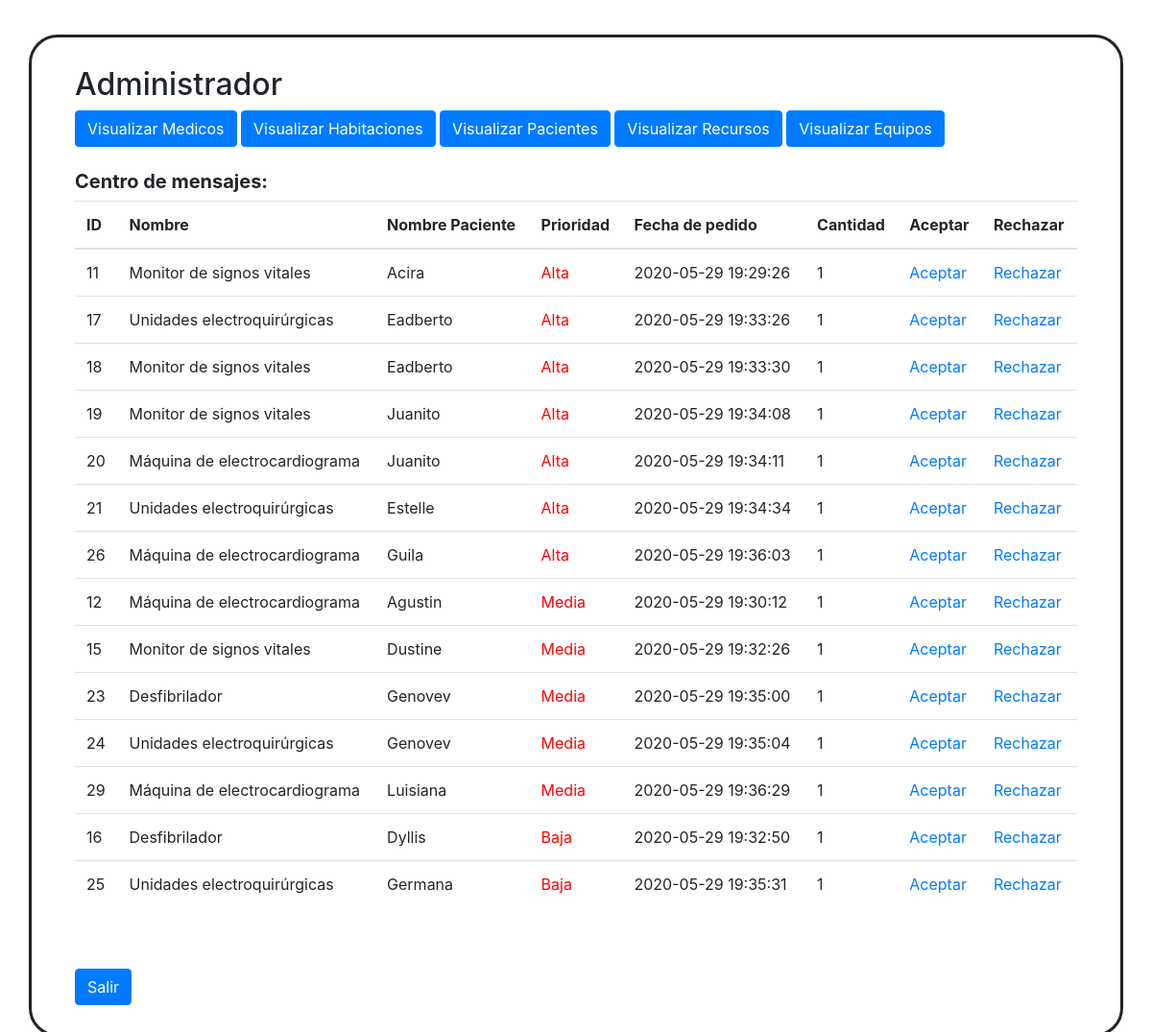
Screenshot of /Proyecto/admin.php (signed in) with the database file from the repository.
### tables this page shows
CREATE TABLE `mensajes_admin` (
  `ID` int(11) NOT NULL,
  `EquipoID` int(11) NOT NULL,
  `PacienteID` int(11) NOT NULL,
  `FechaPedido` datetime DEFAULT NULL,
  `Cantidad` int(11) NOT NULL
);

CREATE TABLE `equipos` (
  `ID` int(11) NOT NULL,
  `Nombre` char(30) NOT NULL,
  `Cantidad` int(11) NOT NULL
);

CREATE TABLE `pacientes` (
  `PID` int(11) NOT NULL,
  `Identificacion` int(11) NOT NULL,
  `Nombre` char(30) NOT NULL,
  `Diagnostico` char(255) NOT NULL,
  `Prioridad` char(5) NOT NULL,
  `FechaIngreso` date NOT NULL,
  `DuracionDias` int(11) NOT NULL,
  `CamaID` int(11) NOT NULL,
  `MedicoID` int(11) NOT NULL
);

### htdocs/Proyecto/utils.php (called while the page is built, shortened)
<?php
    include_once 'model.php';
    function consultarPacienteByID($id)
    {
        $con = mysqli_connect(HOST_DB,USUARIO_DB,USUARIO_PASS,NOMBRE_DB);
        $sql = "SELECT * FROM Pacientes Where PID='$id'";
        $resultado = mysqli_query($con, $sql);
        $paciente = mysqli_fetch_array($resultado);
        if($paciente!=null)
        {
            $paciente = new Paciente($paciente['PID'],$paciente['Identificacion'],$paciente['Nombre'],$paciente['Diagnostico'], $paciente['Prioridad'],$paciente['FechaIngreso'],$paciente['DuracionDias'],$paciente['CamaID'],$paciente['MedicoID']);
        }
        else
        {
            $paciente = null;
        }
        return $paciente;
    }
     function consultarEquipoByID($id)
     {
        $con = mysqli_connect(HOST_DB,USUARIO_DB,USUARIO_PASS,NOMBRE_DB);
        $sql = "SELECT * FROM Equipos WHERE ID='$id'";
        $resultado = mysqli_query($con, $sql);
        $equipo = mysqli_fetch_array($resultado);
        if($equipo!=null)
        {
            $equipo = new Equipos($equipo['ID'],$equipo['Nombre'],$equipo['Cantidad']);
        }
        else
        {
            $equipo = null;
        }
        return $equipo;
     }
    function obtenerMensajes()
    {
        $con = mysqli_connect(HOST_DB,USUARIO_DB,USUARIO_PASS,NOMBRE_DB);
            $sql = "SELECT Mensajes_admin.ID,EquipoID,PacienteID,FechaPedido,Mensajes_admin.Cantidad,Nombre
            FROM Mensajes_admin
            INNER JOIN equipos ON
            Mensajes_admin.EquipoID=equipos.ID ORDER BY FechaPedido ASC";
        $resultado = mysqli_query($con, $sql);
        $mensajes=array();
        $i = 0;
        while($fila = mysqli_fetch_array($resultado))
        {
            $mensaje = new EquipoAsignado($fila['ID'],$fila['EquipoID'], $fila['PacienteID'], $fila['FechaPedido'],$fila['Cantidad'], $fila['Nombre']);
            $mensajes[$i] = $mensaje;
            $i += 1;
        }
        return $mensajes;
    }
    function ordenarPorPrioridad($mensajes)
    {
        $alta = array();
        $i = 0;
        $media = array();
        $j = 0;
        $baja = array();
        $k = 0;
        foreach($mensajes as $m)
        {
            $paciente= consultarPacienteByID($m->pacienteID);
            if($paciente->prioridad == "Alta")
            {
                $alta[$i] = $m;
                $i += 1;
            }
            else if($paciente->prioridad == "Media")
            {
                $media[$j] = $m;
                $j += 1;
            }
            else if($paciente->prioridad == "Baja")
            {
                $baja[$k] = $m;
                $k += 1;
            }
        }
        $arreglo = array_merge($alta, $media, $baja);
        return $arreglo;
    }
?>

### htdocs/Proyecto/model.php (called while the page is built, shortened)
<?php
    class Paciente
    {
        function __construct($pid,$identificacion,$nombre,$diagnostico,$prioridad,$fechaIngreso,$duracionDias,$camaID,$medicoID)
        {
            $this->nombre = $nombre;
            $this->prioridad = $prioridad;
        }
    }
    class Equipos
    {
        function __construct($id,$nombre,$cantidad)
        {
            $this->cantidad = $cantidad;
        }
    }
    class EquipoAsignado
    {
        function __construct($id,$equipoID, $pacienteID, $fechaPedido,$cantidad,$nombre)
        {
            $this->id = $id;
            $this->fechaPedido = $fechaPedido;
            $this->cantidad = $cantidad;
            $this->nombre = $nombre;
        }
    }
?>

### htdocs/Proyecto/admin.php (the view, shortened to what this page needs)
<?php
    include_once 'utils.php';
    $cadena = "";
    $mensajes = obtenerMensajes();
    $mensajes = ordenarPorPrioridad($mensajes);
?>
<!DOCTYPE html>
<html>
    <head>
        <link rel="stylesheet" href="https://stackpath.bootstrapcdn.com/bootstrap/4.5.0/css/bootstrap.min.css">
    </head>
    <body>
        <div class="container" style="border-radius: 30px;border: solid;padding: 30px;margin-top: 3%;">
            <div class="container">
                <h2>Administrador</h2>
            </div>
            <div class="container">
                <a href="listarMedicos.php"><button type="button" class= "btn btn-primary">Visualizar Medicos</button></a>
                <a href="listarHabitaciones.php"><button type="button" class= "btn btn-primary">Visualizar Habitaciones</button></a>
                <a href="listarPacientes.php"><button type="button" class= "btn btn-primary">Visualizar Pacientes</button></a>
                <a href="listarRecursos.php"><button type="button" class= "btn btn-primary">Visualizar Recursos</button></a>
                <a href="listarEquipos.php"><button type="button" class= "btn btn-primary">Visualizar Equipos</button></a>
                <br>
                <br>
                <h5><strong>Centro de mensajes: </strong></h5>
                <?php
                    if(count($mensajes)==0)
                    {
                        $cadena .= "</tbody></table><div style='text-align: center;'><strong>Buzón Vacío</strong></div>";
                    }
                    else
                    {
                        $cadena.= "<table class='table'>
                                    <thead>
                                        <tr>
                                            <th scope='col'>ID</th>
                                            <th scope='col'>Nombre</th>
                                            <th scope='col'>Nombre Paciente</th>
                                            <th scope='col'>Prioridad</th>
                                            <th scope='col'>Fecha de pedido</th>
                                            <th scope='col'>Cantidad</th>
                                            <th scope='col'>Aceptar</th>
                                            <th scope='col'>Rechazar</th>
                                        </tr>
                                    </thead>
                                    <tbody>";
                        foreach($mensajes as $m)
                        {
                            $equipo = consultarEquipoByID($m->equipoID);
                            $paciente = consultarPacienteByID($m->pacienteID);
                            $cadena.="<tr>";
                            $cadena .= "<td>".$m->id."</td>";
                            $cadena .= "<td>".$m->nombre."</td>";
                            $cadena .= "<td>".$paciente->nombre."</td>";
                            $cadena .= "<td style='color: red'>".$paciente->prioridad."</td>";
                            $cadena .= "<td>".$m->fechaPedido."</td>";
                            $cadena .= "<td>".$m->cantidad."</td>";
                            if($equipo->cantidad > 0)
                            {
                                $cadena .= "<td><a href='aceptarSolicitud.php?id=$m->id'>Aceptar</a></td>";
                            }
                            else
                            {
                                $cadena .= "<td></td>";
                            }
                            $cadena .= "<td><a href='rechazarSolicitud.php?id=$m->id'>Rechazar</a></td></tr>";
                        }
                        $cadena.= "</tbody>
                            </table>";
                    }
                    echo $cadena;
                ?>
                <br>
                <br>
                <a href="Login_F.php"><button type="button" class= "btn btn-primary">Salir</button></a>
            </div>
        </div>
    </body>
</html>

### rows the page displays
mensajes_admin: ID "11", EquipoID.Nombre "Monitor de signos vitales", PacienteID.Nombre "Acira", PacienteID.Prioridad "Alta", FechaPedido "2020-05-29 19:29:26", Cantidad "1"
mensajes_admin: ID "17", EquipoID.Nombre "Unidades electroquirúrgicas", PacienteID.Nombre "Eadberto", PacienteID.Prioridad "Alta", FechaPedido "2020-05-29 19:33:26", Cantidad "1"
mensajes_admin: ID "18", EquipoID.Nombre "Monitor de signos vitales", PacienteID.Nombre "Eadberto", PacienteID.Prioridad "Alta", FechaPedido "2020-05-29 19:33:30", Cantidad "1"
mensajes_admin: ID "19", EquipoID.Nombre "Monitor de signos vitales", PacienteID.Nombre "Juanito", PacienteID.Prioridad "Alta", FechaPedido "2020-05-29 19:34:08", Cantidad "1"
mensajes_admin: ID "20", EquipoID.Nombre "Máquina de electrocardiograma", PacienteID.Nombre "Juanito", PacienteID.Prioridad "Alta", FechaPedido "2020-05-29 19:34:11", Cantidad "1"
mensajes_admin: ID "21", EquipoID.Nombre "Unidades electroquirúrgicas", PacienteID.Nombre "Estelle", PacienteID.Prioridad "Alta", FechaPedido "2020-05-29 19:34:34", Cantidad "1"
mensajes_admin: ID "26", EquipoID.Nombre "Máquina de electrocardiograma", PacienteID.Nombre "Guila", PacienteID.Prioridad "Alta", FechaPedido "2020-05-29 19:36:03", Cantidad "1"
mensajes_admin: ID "12", EquipoID.Nombre "Máquina de electrocardiograma", PacienteID.Nombre "Agustin", PacienteID.Prioridad "Media", FechaPedido "2020-05-29 19:30:12", Cantidad "1"
mensajes_admin: ID "15", EquipoID.Nombre "Monitor de signos vitales", PacienteID.Nombre "Dustine", PacienteID.Prioridad "Media", FechaPedido "2020-05-29 19:32:26", Cantidad "1"
mensajes_admin: ID "23", EquipoID.Nombre "Desfibrilador", PacienteID.Nombre "Genovev", PacienteID.Prioridad "Media", FechaPedido "2020-05-29 19:35:00", Cantidad "1"
mensajes_admin: ID "24", EquipoID.Nombre "Unidades electroquirúrgicas", PacienteID.Nombre "Genovev", PacienteID.Prioridad "Media", FechaPedido "2020-05-29 19:35:04", Cantidad "1"
mensajes_admin: ID "29", EquipoID.Nombre "Máquina de electrocardiograma", PacienteID.Nombre "Luisiana", PacienteID.Prioridad "Media", FechaPedido "2020-05-29 19:36:29", Cantidad "1"
mensajes_admin: ID "16", EquipoID.Nombre "Desfibrilador", PacienteID.Nombre "Dyllis", PacienteID.Prioridad "Baja", FechaPedido "2020-05-29 19:32:50", Cantidad "1"
mensajes_admin: ID "25", EquipoID.Nombre "Unidades electroquirúrgicas", PacienteID.Nombre "Germana", PacienteID.Prioridad "Baja", FechaPedido "2020-05-29 19:35:31", Cantidad "1"
